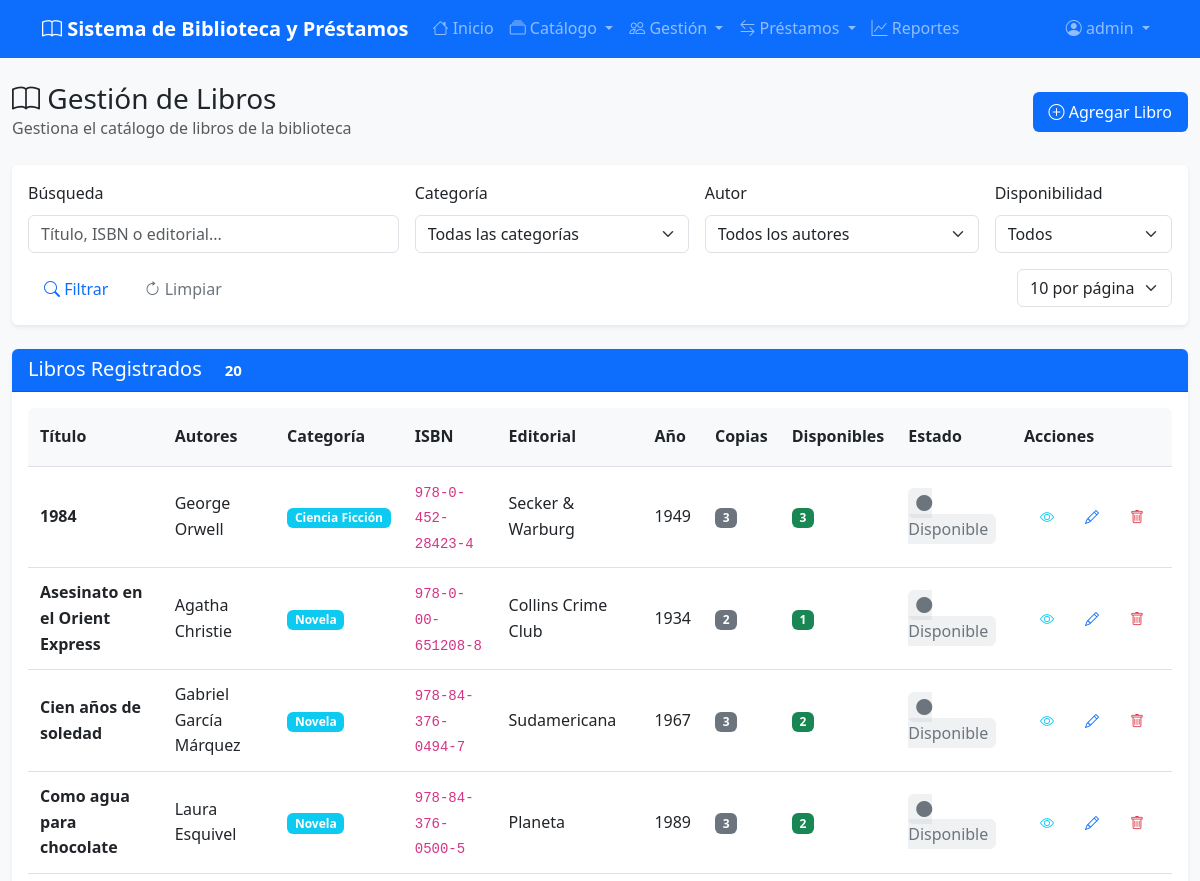
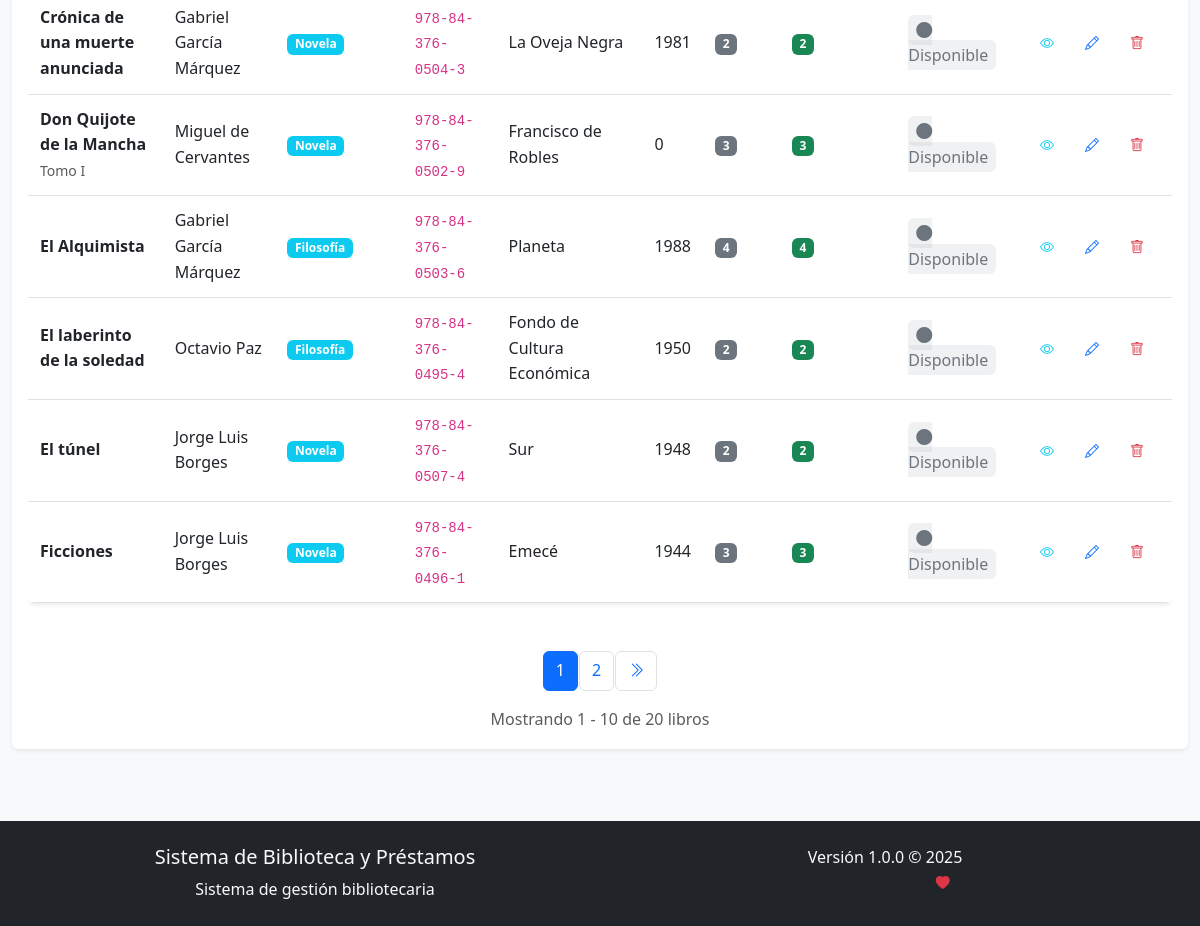
/public/libros.php (signed in), run on the app's committed database (2 pictures, top to bottom).
### tables this page shows
CREATE TABLE libros (
    id INT AUTO_INCREMENT PRIMARY KEY,
    isbn VARCHAR(20) UNIQUE,
    titulo VARCHAR(200) NOT NULL,
    subtitulo VARCHAR(200),
    año_publicacion YEAR,
    editorial VARCHAR(100),
    numero_paginas INT,
    idioma VARCHAR(50) DEFAULT 'Español',
    descripcion TEXT,
    categoria_id INT,
    copias_totales INT DEFAULT 1,
    copias_disponibles INT DEFAULT 1,
    ubicacion VARCHAR(100),
    activo BOOLEAN DEFAULT TRUE,
    fecha_ingreso TIMESTAMP DEFAULT CURRENT_TIMESTAMP,
    FOREIGN KEY (categoria_id) REFERENCES categorias(id) ON DELETE SET NULL,
    INDEX idx_titulo (titulo),
    INDEX idx_isbn (isbn),
    INDEX idx_categoria (categoria_id),
    CHECK (copias_disponibles >= 0),
    CHECK (copias_disponibles <= copias_totales)
);

CREATE TABLE categorias (
    id INT AUTO_INCREMENT PRIMARY KEY,
    nombre VARCHAR(100) NOT NULL UNIQUE,
    descripcion TEXT,
    activo BOOLEAN DEFAULT TRUE,
    fecha_creacion TIMESTAMP DEFAULT CURRENT_TIMESTAMP
);

### config/config.php (called while the page is built, shortened)
<?php
function sanitizeInput($input) {
    return htmlspecialchars(trim($input), ENT_QUOTES, 'UTF-8');
}

### config/db.php (called while the page is built, shortened)
<?php
$dsn = "mysql:host=" . DB_HOST . ";dbname=" . DB_NAME . ";charset=" . DB_CHARSET;
$options = [
    PDO::ATTR_ERRMODE            => PDO::ERRMODE_EXCEPTION,
    PDO::ATTR_DEFAULT_FETCH_MODE => PDO::FETCH_ASSOC,
    PDO::ATTR_EMULATE_PREPARES   => false,
    PDO::MYSQL_ATTR_INIT_COMMAND => "SET NAMES " . DB_CHARSET
];
try {
    $pdo = new PDO($dsn, DB_USER, DB_PASS, $options);
} catch (PDOException $e) {
    error_log("Error de conexión a la base de datos: " . $e->getMessage());
    die("Error de conexión a la base de datos. Por favor, contacte al administrador.");
}
function getDbConnection() {
    global $pdo;
    return $pdo;
}
function executeQuery($sql, $params = []) {
    try {
        $pdo = getDbConnection();
        $stmt = $pdo->prepare($sql);
        $stmt->execute($params);
        return $stmt;
    } catch (PDOException $e) {
        error_log("Error en consulta SQL: " . $e->getMessage());
        throw new Exception("Error en la operación de base de datos");
    }
}
function fetchOne($sql, $params = []) {
    $stmt = executeQuery($sql, $params);
    return $stmt->fetch();
}
function fetchAll($sql, $params = []) {
    $stmt = executeQuery($sql, $params);
    return $stmt->fetchAll();
}

### public/libros.php (the view, shortened to what this page needs)
<?php
$page_title = 'Gestión de Libros';
$page = (int)($_GET['page'] ?? 1);
$per_page = (int)($_GET['per_page'] ?? RECORDS_PER_PAGE);
$per_page = min(max($per_page, 5), MAX_RECORDS_PER_PAGE);
$offset = ($page - 1) * $per_page;
$search = sanitizeInput($_GET['search'] ?? '');
$where_conditions = ['l.activo = 1'];
$params = [];
$where_clause = implode(' AND ', $where_conditions);
try {
    $count_sql = "SELECT COUNT(*) as total FROM libros l WHERE {$where_clause}";
    $total_records = fetchOne($count_sql, $params)['total'];
    $total_pages = ceil($total_records / $per_page);
    $sql = "
        SELECT l.*,
               c.nombre as categoria_nombre,
               GROUP_CONCAT(CONCAT(a.nombre, ' ', a.apellidos) SEPARATOR ', ') as autores,
               (SELECT COUNT(*) FROM prestamos p WHERE p.libro_id = l.id AND p.estado = 'activo') as prestamos_activos
        FROM libros l
        LEFT JOIN categorias c ON l.categoria_id = c.id
        LEFT JOIN libro_autores la ON l.id = la.libro_id
        LEFT JOIN autores a ON la.autor_id = a.id
        WHERE {$where_clause}
        GROUP BY l.id
        ORDER BY l.titulo ASC
        LIMIT {$per_page} OFFSET {$offset}
    ";
    $libros = fetchAll($sql, $params);
} catch (Exception $e) {
    error_log("Error en listado de libros: " . $e->getMessage());
    setFlashMessage('error', 'Error al cargar el listado de libros');
    $libros = [];
    $categorias = [];
    $autores = [];
    $total_records = 0;
    $total_pages = 1;
}
include '../includes/header.php';
?>
<div class="d-flex justify-content-between align-items-center mb-4">
    <div>
        <h1 class="h3 mb-0">
            <i class="bi bi-book"></i> <?= $page_title ?>
        </h1>
        <p class="text-muted mb-0">Gestiona el catálogo de libros de la biblioteca</p>
    </div>
    <div>
        <a href="libro_form.php" class="btn btn-primary">
            <i class="bi bi-plus-circle"></i> Agregar Libro
        </a>
    </div>
</div>
<div class="card mb-4">
    <div class="card-body">
        <form method="GET" class="row g-3">
            <div class="col-md-4">
                <label for="search" class="form-label">Búsqueda</label>
                <input type="text"
                       class="form-control live-search"
                       id="search"
                       name="search"
                       value="<?= htmlspecialchars($search) ?>"
                       placeholder="Título, ISBN o editorial..."
                       data-target="#librosTable">
            </div>
            <div class="col-md-3">
                <label for="categoria_id" class="form-label">Categoría</label>
                <select class="form-select" id="categoria_id" name="categoria_id">
                    <option value="">Todas las categorías</option>
                </select>
            </div>
            <div class="col-md-3">
                <label for="autor_id" class="form-label">Autor</label>
                <select class="form-select" id="autor_id" name="autor_id">
                    <option value="">Todos los autores</option>
                </select>
            </div>
            <div class="col-md-2">
                <label for="disponible" class="form-label">Disponibilidad</label>
                <select class="form-select" id="disponible" name="disponible">
                    <option value="">Todos</option>
                </select>
            </div>
            <div class="col-12">
                <button type="submit" class="btn btn-outline-primary">
                    <i class="bi bi-search"></i> Filtrar
                </button>
                <a href="libros.php" class="btn btn-outline-secondary">
                    <i class="bi bi-arrow-clockwise"></i> Limpiar
                </a>
                <div class="float-end">
                    <select name="per_page" class="form-select d-inline-block w-auto" onchange="this.form.submit()">
                        <option value="10" <?= $per_page == 10 ? 'selected' : '' ?>>10 por página</option>
                    </select>
                </div>
            </div>
        </form>
    </div>
</div>
<div class="card">
    <div class="card-header">
        <h5 class="mb-0">
            Libros Registrados
            <span class="badge bg-primary ms-2"><?= number_format($total_records) ?></span>
        </h5>
    </div>
    <div class="card-body">
        <?php if (empty($libros)): ?>
            <div class="text-center py-5">
                <i class="bi bi-book text-muted" style="font-size: 3rem;"></i>
                <h5 class="mt-3 text-muted">No hay libros registrados</h5>
                <p class="text-muted">Comience agregando el primer libro al catálogo</p>
                <a href="libro_form.php" class="btn btn-primary">
                    <i class="bi bi-plus-circle"></i> Agregar Primer Libro
                </a>
            </div>
        <?php else: ?>
            <div class="table-responsive">
                <table class="table table-hover" id="librosTable">
                    <thead>
                        <tr>
                            <th>Título</th>
                            <th>Autores</th>
                            <th>Categoría</th>
                            <th>ISBN</th>
                            <th>Editorial</th>
                            <th>Año</th>
                            <th>Copias</th>
                            <th>Disponibles</th>
                            <th>Estado</th>
                            <th width="150">Acciones</th>
                        </tr>
                    </thead>
                    <tbody>
                        <?php foreach ($libros as $libro): ?>
                            <tr>
                                <td>
                                    <strong><?= htmlspecialchars($libro['titulo']) ?></strong>
                                    <?php if (!empty($libro['subtitulo'])): ?>
                                        <br><small class="text-muted"><?= htmlspecialchars($libro['subtitulo']) ?></small>
                                    <?php endif; ?>
                                </td>
                                <td><?= htmlspecialchars($libro['autores'] ?? 'Sin autor') ?></td>
                                <td>
                                    <?php if ($libro['categoria_nombre']): ?>
                                        <span class="badge bg-info"><?= htmlspecialchars($libro['categoria_nombre']) ?></span>
                                    <?php else: ?>
                                        <span class="text-muted">Sin categoría</span>
                                    <?php endif; ?>
                                </td>
                                <td>
                                    <?php if ($libro['isbn']): ?>
                                        <code><?= htmlspecialchars($libro['isbn']) ?></code>
                                    <?php else: ?>
                                        <span class="text-muted">Sin ISBN</span>
                                    <?php endif; ?>
                                </td>
                                <td><?= htmlspecialchars($libro['editorial']) ?></td>
                                <td><?= $libro['año_publicacion'] ?></td>
                                <td>
                                    <span class="badge bg-secondary"><?= $libro['copias_totales'] ?></span>
                                </td>
                                <td>
                                    <?php if ($libro['copias_disponibles'] > 0): ?>
                                        <span class="badge bg-success"><?= $libro['copias_disponibles'] ?></span>
                                    <?php else: ?>
                                        <span class="badge bg-danger">0</span>
                                    <?php endif; ?>
                                </td>
                                <td>
                                    <?php if ($libro['prestamos_activos'] > 0): ?>
                                        <span class="status-activo">
                                            <i class="bi bi-circle-fill"></i> En préstamo (<?= $libro['prestamos_activos'] ?>)
                                        </span>
                                    <?php else: ?>
                                        <span class="status-devuelto">
                                            <i class="bi bi-circle-fill"></i> Disponible
                                        </span>
                                    <?php endif; ?>
                                </td>
                                <td>
                                    <div class="btn-group btn-group-sm" role="group">
                                        <a href="libro_detalle.php?id=<?= $libro['id'] ?>"
                                           class="btn btn-outline-info"
                                           data-bs-toggle="tooltip"
                                           title="Ver detalles">
                                            <i class="bi bi-eye"></i>
                                        </a>
                                        <a href="libro_form.php?id=<?= $libro['id'] ?>"
                                           class="btn btn-outline-primary"
                                           data-bs-toggle="tooltip"
                                           title="Editar">
                                            <i class="bi bi-pencil"></i>
                                        </a>
                                        <?php if ($libro['prestamos_activos'] == 0): ?>
                                            <a href="libro_delete.php?id=<?= $libro['id'] ?>"
                                               class="btn btn-outline-danger btn-delete"
                                               data-bs-toggle="tooltip"
                                               title="Eliminar"
                                               data-confirm="¿Está seguro de que desea eliminar este libro?">
                                                <i class="bi bi-trash"></i>
                                            </a>
                                        <?php endif; ?>
                                    </div>
                                </td>
                            </tr>
                        <?php endforeach; ?>
                    </tbody>
                </table>
            </div>
            <?php if ($total_pages > 1): ?>
                <nav aria-label="Paginación de libros">
                    <ul class="pagination justify-content-center">
                        <li class="page-item active">
                            <span class="page-link"><?= $page ?></span>
                        </li>
                        <?php for ($i = $page + 1; $i <= min($total_pages, $page + 2); $i++): ?>
                            <li class="page-item">
                                <a class="page-link" href="?page=<?= $i ?>&<?= http_build_query(array_filter($_GET, function($k) { return $k !== 'page'; }, ARRAY_FILTER_USE_KEY)) ?>">
                                    <?= $i ?>
                                </a>
                            </li>
                        <?php endfor; ?>
                        <?php if ($page < $total_pages): ?>
                            <li class="page-item">
                                <a class="page-link" href="?page=<?= $total_pages ?>&<?= http_build_query(array_filter($_GET, function($k) { return $k !== 'page'; }, ARRAY_FILTER_USE_KEY)) ?>">
                                    <i class="bi bi-chevron-double-right"></i>
                                </a>
                            </li>
                        <?php endif; ?>
                    </ul>
                </nav>
                <div class="text-center text-muted">
                    Mostrando <?= ($offset + 1) ?> - <?= min($offset + $per_page, $total_records) ?>
                    de <?= number_format($total_records) ?> libros
                </div>
            <?php endif; ?>
        <?php endif; ?>
    </div>
</div>
<?php include '../includes/footer.php'; ?>

### assets/css/style.css (style rules this page uses)
:root { --primary-color: #0d6efd; --secondary-color: #6c757d; --success-color: #198754; --warning-color: #ffc107; --danger-color: #dc3545; --info-color: #0dcaf0; --light-color: #f8f9fa; --dark-color: #212529; --font-family: 'Segoe UI', Tahoma, Geneva, Verdana, sans-serif; --border-radius: 0.375rem; --box-shadow: 0 0.125rem 0.25rem rgba(0, 0, 0, 0.075); }
body { font-family: var(--font-family); line-height: 1.6; background-color: #f8f9fa; }
.card { border: none; box-shadow: var(--box-shadow); border-radius: var(--border-radius); transition: all 0.3s ease; }
.card-header { background-color: var(--primary-color); color: white; font-weight: 600; border-radius: var(--border-radius) var(--border-radius) 0 0 !important; }
.card-header h1, .card-header h2, .card-header h3, .card-header h4, .card-header h5, .card-header h6 { margin-bottom: 0; color: white; }
.form-control, .form-select { border-radius: var(--border-radius); border: 1px solid #dee2e6; transition: all 0.3s ease; }
.form-label { font-weight: 500; color: var(--dark-color); }
.btn { border-radius: var(--border-radius); font-weight: 500; padding: 0.5rem 1rem; transition: all 0.3s ease; border: none; }
.btn-primary { background-color: var(--primary-color); }
.table { background-color: white; border-radius: var(--border-radius); overflow: hidden; box-shadow: var(--box-shadow); }
.table th { background-color: var(--light-color); font-weight: 600; color: var(--dark-color); border-top: none; padding: 1rem 0.75rem; }
.table td { padding: 0.75rem; vertical-align: middle; }
.table-responsive { border-radius: var(--border-radius); }
.pagination { justify-content: center; margin-top: 2rem; }
.page-link { border-radius: var(--border-radius); margin: 0 0.125rem; border: 1px solid #dee2e6; color: var(--primary-color); }
.page-item.active .page-link { background-color: var(--primary-color); border-color: var(--primary-color); }
.badge { font-size: 0.75em; padding: 0.35em 0.65em; }
.status-devuelto { color: var(--secondary-color); background-color: rgba(108, 117, 125, 0.1); padding: 0.25rem 0.5rem; border-radius: var(--border-radius); font-weight: 500; }

### data on the page
libros: titulo "1984", autores "George Orwell", categoria.nombre "Ciencia Ficción", isbn "978-0-452-28423-4", editorial "Secker & Warburg", año_publicacion "1949", copias_totales "3", copias_disponibles "3"
libros: titulo "Asesinato en el Orient Express", autores "Agatha Christie", categoria.nombre "Novela", isbn "978-0-00-651208-8", editorial "Collins Crime Club", año_publicacion "1934", copias_totales "2", copias_disponibles "1"
libros: titulo "Cien años de soledad", autores "Gabriel García Márquez", categoria.nombre "Novela", isbn "978-84-376-0494-7", editorial "Sudamericana", año_publicacion "1967", copias_totales "3", copias_disponibles "2"
libros: titulo "Como agua para chocolate", autores "Laura Esquivel", categoria.nombre "Novela", isbn "978-84-376-0500-5", editorial "Planeta", año_publicacion "1989", copias_totales "3", copias_disponibles "2"
libros: titulo "Crónica de una muerte anunciada", autores "Gabriel García Márquez", categoria.nombre "Novela", isbn "978-84-376-0504-3", editorial "La Oveja Negra", año_publicacion "1981", copias_totales "2", copias_disponibles "2"
libros: titulo "Don Quijote de la Mancha", subtitulo "Tomo I", autores "Miguel de Cervantes", categoria.nombre "Novela", isbn "978-84-376-0502-9", editorial "Francisco de Robles", año_publicacion "0", copias_totales "3", copias_disponibles "3"
libros: titulo "El Alquimista", autores "Gabriel García Márquez", categoria.nombre "Filosofía", isbn "978-84-376-0503-6", editorial "Planeta", año_publicacion "1988", copias_totales "4", copias_disponibles "4"
libros: titulo "El laberinto de la soledad", autores "Octavio Paz", categoria.nombre "Filosofía", isbn "978-84-376-0495-4", editorial "Fondo de Cultura Económica", año_publicacion "1950", copias_totales "2", copias_disponibles "2"
libros: titulo "El túnel", autores "Jorge Luis Borges", categoria.nombre "Novela", isbn "978-84-376-0507-4", editorial "Sur", año_publicacion "1948", copias_totales "2", copias_disponibles "2"
libros: titulo "Ficciones", autores "Jorge Luis Borges", categoria.nombre "Novela", isbn "978-84-376-0496-1", editorial "Emecé", año_publicacion "1944", copias_totales "3", copias_disponibles "3"

### other printed values
APP_NAME "Sistema de Biblioteca y Préstamos"
$current_user['username'] "admin"
$page_title "Gestión de Libros"
$total_records "20"
$page "1"
$offset + 1 "1"
min($offset + $per_page, $total_records) "10"
APP_VERSION "1.0.0"
